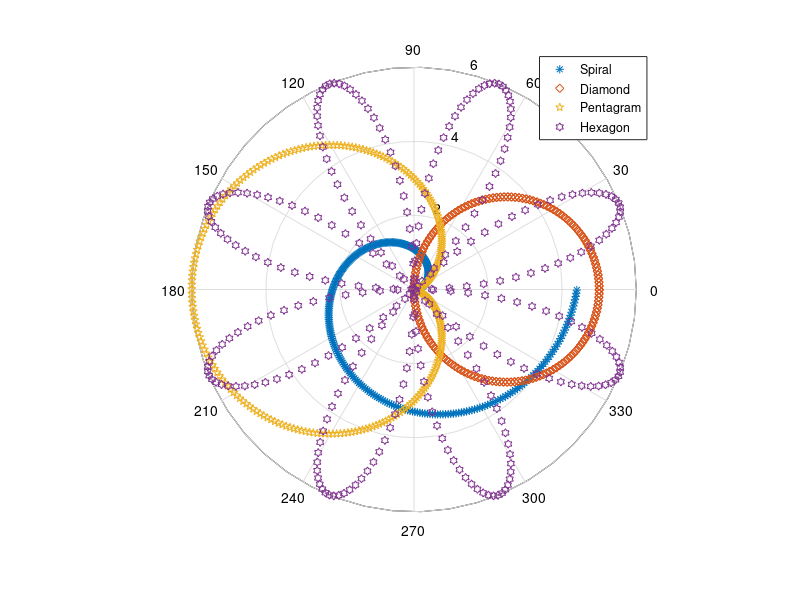

The MATLAB script that drew this image:
clc;
clear;
close all;
theta=0:0.02:2*pi;
a1=0.7*theta;
a2=5*cos(theta);
a3=3*(1-cos(theta));
a4=6*sin(4*theta);
PolarGraph=polar(theta,[a1; a2; a3; a4], ["*";"d";"p"; "h"]);
set(PolarGraph, "LineWidth", 0.1);
legend("Spiral","Diamond","Pentagram","Hexagon");


